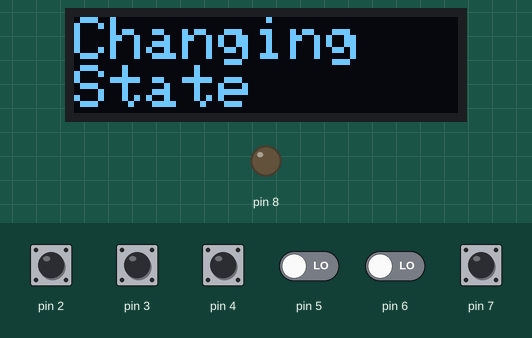
Recording of a program running on a simulated Arduino Nano, built with avr-gcc and run on an emulated ATmega328P. Parts: 128×32 one-colour display, output pins drawn as LEDs (lit = HIGH). The inputs (shaded band) are chosen by the test bench; at power-on: pin 2–4, pin 7 HIGH, pin 5, pin 6 LOW. The local clock reads 2024-03-15 10:24:30 at power-on unless the program sets it; EEPROM starts erased.

Above: at 1.2 s.
1.3 s: pin 7 pulled LOW for 0.15 s
At 2.2 s:
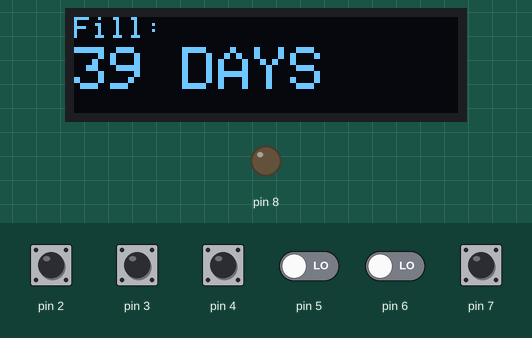
4.4 s: pin 2 pulled LOW for 0.15 s
At 5.6 s:
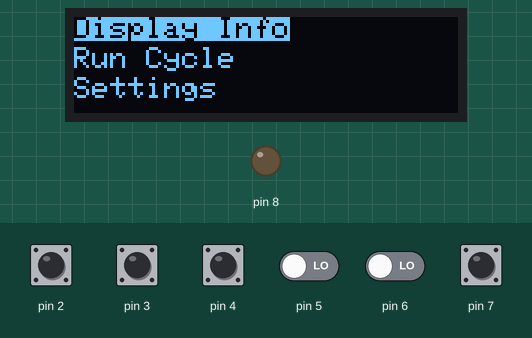
6.0 s: pin 2 pulled LOW for 1 s
At 6.8 s:
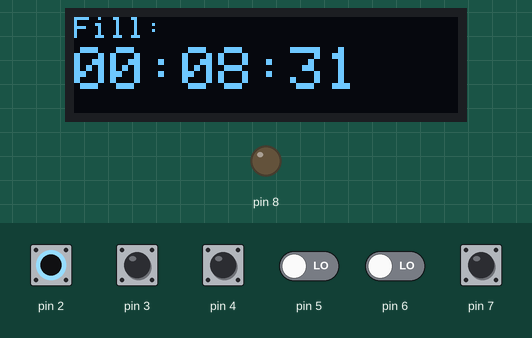
Timing chart, 0 to 9.0 s (numbered marks = the images above; inputs shaded):
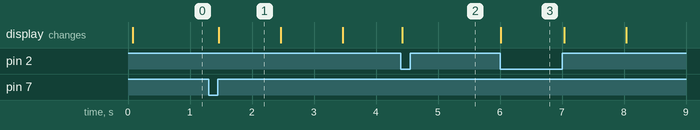

Measured:
- after the input at 1.3 s, the display: changes after 0.17 s (image 1)
- after the input at 4.4 s, the display: changes at once (image 2)
- after the input at 6.0 s, the display: changes at once (image 3)
- what the display in image 1 shows lasts 1.0 s, from 1.5 s to 2.5 s

The program:

main.cpp
```cpp
#include <Arduino.h>
#include <Adafruit_SSD1306.h>

// Predefined Classes / Structs
#include "AppRegistry.h"
#include "ProgramData.h"
#include "Encoder.h"
#include "WaterSoftener.h"

// List of Included Apps
#include "MenuApp.h"
#include "CountdownApp.h"
#include "DiagnosticApp.h"
#include "RtcApp.h"

// Shared Objects
AppRegistry AppHub;
Adafruit_SSD1306 display(128, 32, &Wire);
eepromData programData;
Error errorStatus = Error::NO_ERROR;
RTC_DS1307 rtc;

// Custom Objects
Encoder encoder(3, 4, 2);
WaterSoftener softener(display, programData);

// App Setup
MenuApp _menuApp(display, programData, mainMenu, mainMenuSize);
CountdownApp _countdownApp(display, programData, softener);
DiagnosticApp _diagnosticApp(display, programData);
RtcApp _rtcApp(display, programData, rtc);

void setup() {
  // Initialize serial communication
  Serial.begin(9600);

  // Attach Apps to AppHub
  AppHub.menuApp = &_menuApp;
  AppHub.countdownApp = &_countdownApp;
  AppHub.diagnosticApp = &_diagnosticApp;
  AppHub.rtcApp = &_rtcApp;
  AppHub.swapTo(AppHub.countdownApp);

  // Initialize the OLED display
  display.begin(SSD1306_SWITCHCAPVCC, 0x3C);

  // Start Softener
  softener.begin();

  // Start Encoder
  encoder.begin();

  // Start Real Time Clock and Check for Errors
  if (!rtc.begin()) errorStatus = Error::RTC_INIT_FAILED;
  else if (!rtc.isrunning()) errorStatus = Error::RTC_STOPPED;

  // Load ProgramData
  programData.load();
}

void loop() {
  DateTime clock = rtc.now();
  bool pressed = encoder.readButton();
  int dir = encoder.readEncoder();

  // Update AppHub with Inputs
  AppHub.update(pressed, dir);

  // Update Water Softener
  if (errorStatus == Error::NO_ERROR){
    softener.update(clock);
  }
}
```
